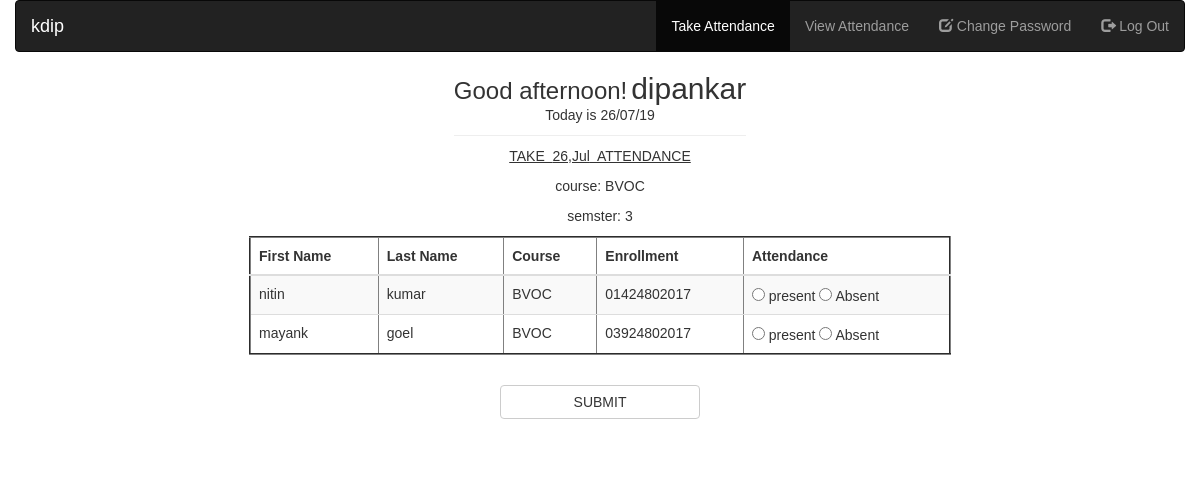
The page /teacher-panel.php (signed in) on the database its author committed.
### tables this page shows
CREATE TABLE IF NOT EXISTS `students` (
  `id` int(11) NOT NULL AUTO_INCREMENT,
  `fname` varchar(255) NOT NULL,
  `lname` varchar(255) NOT NULL,
  `course` varchar(11) NOT NULL,
  `semester` tinyint(4) NOT NULL,
  `email` tinytext NOT NULL,
  `enrollment` varchar(11) NOT NULL,
  `password` longtext NOT NULL,
  PRIMARY KEY (`id`)
);

### teacher-panel.php (the view, shortened to what this page needs)
<?php
include 'includes/signup.inc.php';
$username = $_SESSION['username'];
?>
<!DOCTYPE html>
<html>
<head>
	<link rel="stylesheet" type="text/css" href="css/main.css">
	<link rel="stylesheet" href="https://maxcdn.bootstrapcdn.com/bootstrap/3.4.0/css/bootstrap.min.css">
</head>
<body>
	<div class="container-fluid">
		<nav class="navbar navbar-inverse">
			<div class="container-fluid">
				<div class="navbar-header">
					<a class="navbar-brand" href="#" style="color: white; cursor: context-menu;"><?php echo $_SESSION['username']; ?></a>
				</div>
				<ul class="nav navbar-nav navbar-right">
					<li class="active"><a data-toggle="tab" href="#tattendance">Take Attendance</a></li>
					<li><a data-toggle="tab" href="#vattendance">View Attendance</a></li>
					<li ><a href="includes/changepassword.php"><span class="glyphicon glyphicon-edit"></span>&nbsp;Change Password</a></li>
					<li ><a href="includes/logout.inc.php"><span class="glyphicon glyphicon-log-out"></span> Log Out</a></li>
				</ul>
			</div>
		</nav>
		<center>
			<?php
			$fetchName = "SELECT fname FROM `teachers` WHERE username='$username'";
			$fetchNameCon = mysqli_query($con,$fetchName);
			if( mysqli_num_rows( $fetchNameCon ) > 0 ){
				while( $row = mysqli_fetch_assoc($fetchNameCon) ){
					$name_array = implode(',', $row);
				}
			}
			?>
			<h3 style="display: inline;" id="greeting"></h3>
			<h2 style="display: inline;"><?php echo $name_array; ?></h2><br>
			<?php echo "Today is ".date('d/m/y'); ?><br>
			<hr style="margin: 10px  auto; width: 25%; ">
			<?php
			$date2 = date('d,M');
			$fetchCourse = "SELECT course FROM `teachers` WHERE username='$username'";
			$course = mysqli_query($con,$fetchCourse);
			if( mysqli_num_rows( $course ) > 0 ){
				while( $row = mysqli_fetch_assoc($course) ){
					$course_array = implode(',', $row);
				}
			}
			$fetchSem = "SELECT semester FROM `teachers` WHERE username='$username'";
			$sem = mysqli_query($con,$fetchSem);
			if( mysqli_num_rows( $sem ) > 0 ){
				while( $row = mysqli_fetch_assoc($sem) ){
					$sem_array = implode(',', $row);
				}
			}
			?>
		</center>
		<div class="tab-content">
			<div id="tattendance" class="tab-pane fade in active">
				<center>
					<p style="text-decoration: underline;">TAKE &nbsp;<?php echo $date2; ?>&nbsp; ATTENDANCE</p>
					<p>course: <?php echo $course_array; ?> </p>
					<p>semster: <?php echo $sem_array; ?> </p>
				</center>
				<center>
					<form action="includes/markAttendance.inc.php" method="post">
						<table border="2" class="table table-striped" style="width: 60%;">
							<thead>
								<tr>
									<th>First Name</th>
									<th>Last Name</th>
									<th>Course</th>
									<th>Enrollment</th>
									<th>Attendance</th>
								</tr>
							</thead>
							<tbody>
								<?php
								$query = "SELECT * FROM `students` WHERE course = '$course_array' AND semester = $sem_array";
								$selectCourseSem = mysqli_query($con,$query);
								if (mysqli_num_rows($selectCourseSem) > 0) {
									while( $row = mysqli_fetch_assoc( $selectCourseSem ) ){
										?>
										<?php
										echo "<tr><td>{$row['fname']}</td><td>{$row['lname']}</td><td>{$row['course']}</td><td>{$row['enrollment']}</td><td>";
										?>
										<input type='radio' name='attendance[<?php echo $row["enrollment"] ?>]' value='P'> present
										<input type='radio' name='attendance[<?php echo $row["enrollment"] ?>]' value='A'> Absent
										<?php echo "</td></tr>\n";
									}
								}
								?>
							</tbody>
						</table>
						<input style="margin-bottom: 40px;" class="btn btn-default" type="submit" name="save">
					</form>
				</center>
			</div>
		</div>
	</div>
</body>
</html>

### css/main.css (style rules this page uses)
* { padding: 0px; margin: 0px; font-family: "montserrat", sans-serif; }
body { background: #fff; }
.btn { display: inline-block; vertical-align: middle; -webkit-transform: perspective(1px) translateZ(0); transform: perspective(1px) translateZ(0); box-shadow: 0 0 1px rgba(0, 0, 0, 0); position: relative; -webkit-transition-property: color; transition-property: color; -webkit-transition-duration: 0.5s; transition-duration: 0.5s; background: none; font-weight: bolder; border: 2px solid #2F3640; text-transform: uppercase; padding: 12px 20px; min-width: 200px; margin: 10px; cursor: pointer; transition: color 0.4s linear; position: relative; color: #2F3640; border-radius: 5px; }
.btn:before { content: ""; position: absolute; z-index: -1; top: 0; left: 0; right: 0; bottom: 0; -webkit-transform: scaleX(0); transform: scaleX(0); -webkit-transform-origin: 0 50%; transform-origin: 0 50%; -webkit-transition-property: transform; transition-property: transform; -webkit-transition-duration: 0.5s; transition-duration: 0.5s; -webkit-transition-timing-function: ease-out; transition-timing-function: ease-out; position: absolute; left: 0; top: 0; width: 100%; height: 100; background: #2F3640; z-index: -1; transition: transform 0.5s; transform-origin: 0 0; transition-timing-function: cubic-bezier(0.5, 1.6, 0.4, 0.7); }
form input { border: none; }

### rows shown on the page
students: fname "nitin", lname "kumar", course "BVOC", enrollment "01424802017"
students: fname "mayank", lname "goel", course "BVOC", enrollment "03924802017"

### other values the page prints
$_SESSION['username'] "kdip"
$name_array "dipankar"
$course_array "BVOC"
$sem_array "3"
